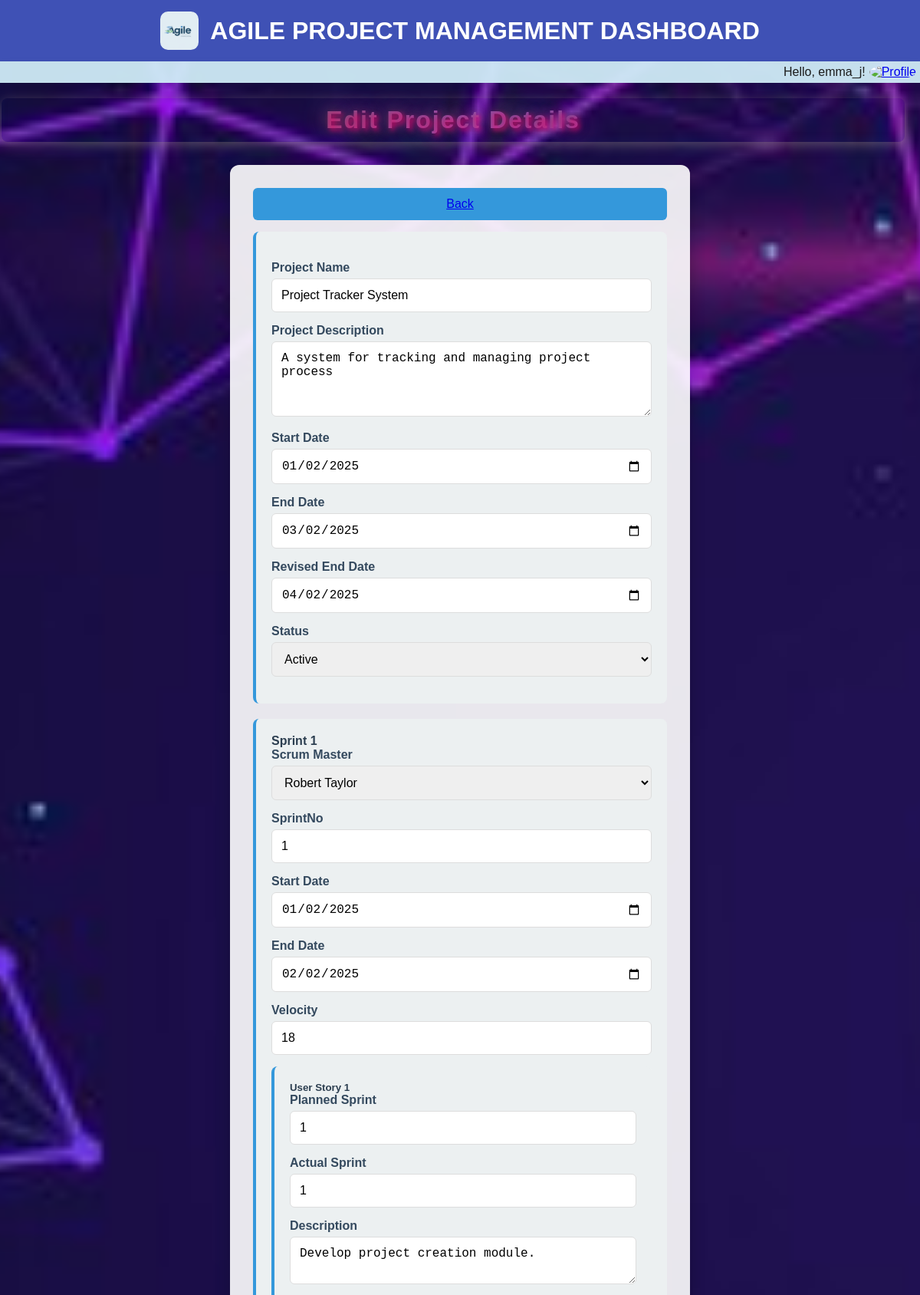
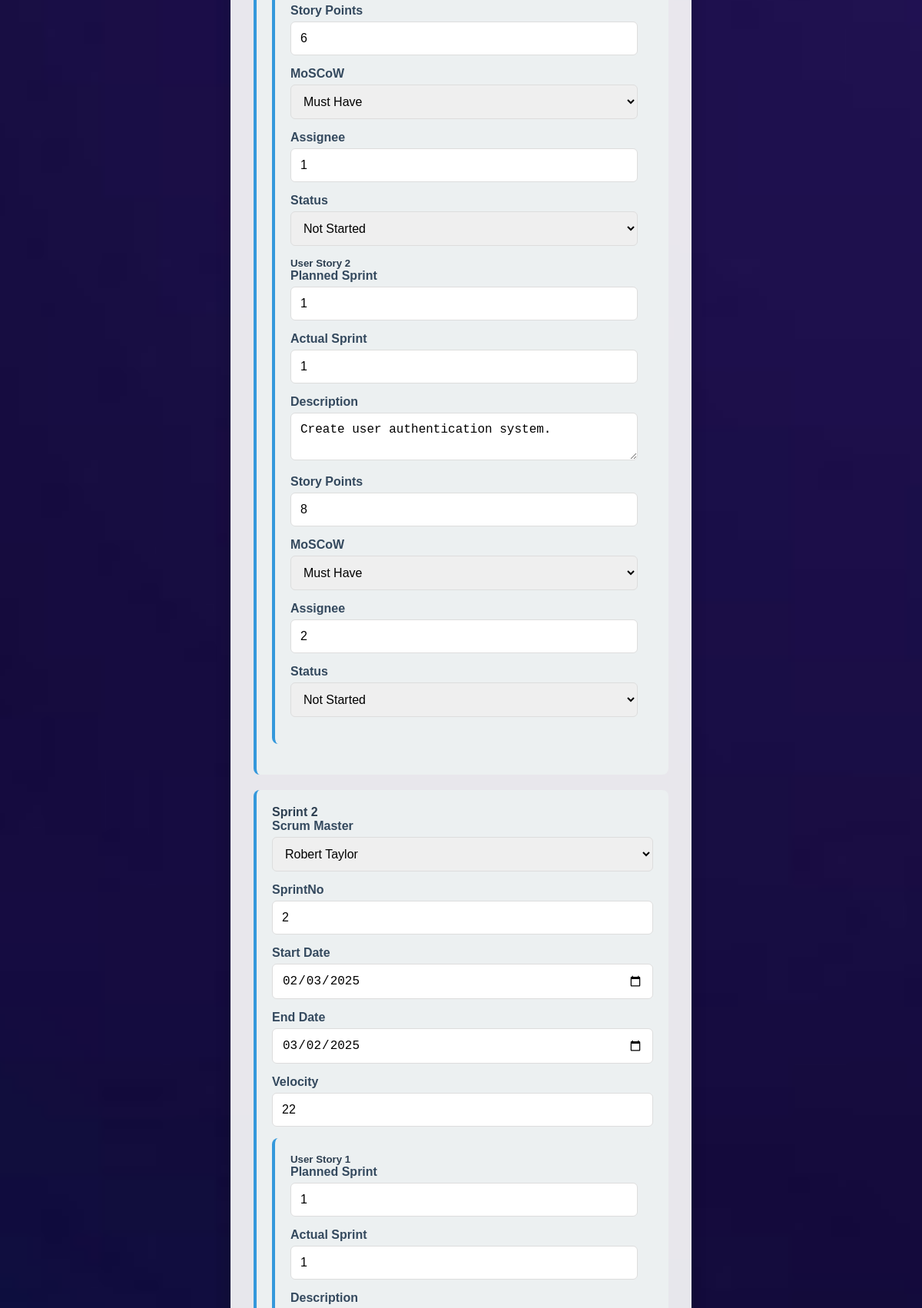
Screenshot of /editproject/1 (signed in, upper part) with the database file from the repository (2 pictures, top to bottom).
### models.py (models this page shows, shortened)
class ProjectDetails(db.Model):
    __tablename__ = 'ProjectDetails'
    ProjectId = db.Column(db.Integer, primary_key=True, autoincrement=True)
    ProductOwnerId = db.Column(db.Integer, db.ForeignKey('ProductOwner.ProductOwnerId'), nullable=False)
    ProjectName = db.Column(db.String(255), nullable=False)
    ProjectDescription = db.Column(db.Text)
    StartDate = db.Column(db.Date, nullable=False)
    EndDate = db.Column(db.Date, nullable=False)
    RevisedEndDate = db.Column(db.Date)
    Status = db.Column(db.String(100), default="Not Started")
    sprints = db.relationship('SprintCalendar', backref='project', lazy=True)
    user_stories = db.relationship('UserStories', backref='project', lazy=True)

class SprintCalendar(db.Model):
    __tablename__ = 'SprintCalendar'
    SprintId = db.Column(db.Integer, primary_key=True, autoincrement=True)
    ProjectId = db.Column(db.Integer, db.ForeignKey('ProjectDetails.ProjectId'), nullable=False)
    ScrumMasterID = db.Column(db.Integer, db.ForeignKey('ScrumMasters.ScrumMasterID'), nullable=True)
    SprintNo = db.Column(db.Integer, nullable=True)
    StartDate = db.Column(db.Date, nullable=False)
    EndDate = db.Column(db.Date, nullable=False)
    Velocity = db.Column(db.Integer, default=0)
    scrum_master = db.relationship('ScrumMasters', backref='sprints')
    user_stories = db.relationship('UserStories', backref='sprint', lazy=True)

class UserStories(db.Model):
    __tablename__ = 'UserStories'
    UserStoryID = db.Column(db.Integer, primary_key=True, autoincrement=True)
    ProjectId = db.Column(db.Integer, db.ForeignKey('ProjectDetails.ProjectId'), nullable=False)
    SprintId = db.Column(db.Integer, db.ForeignKey('SprintCalendar.SprintId'), nullable=True)
    PlannedSprint = db.Column(db.Integer, nullable=False)
    ActualSprint = db.Column(db.Integer, nullable=False)
    Description = db.Column(db.Text, nullable=False)
    StoryPoint = db.Column(db.Integer, nullable=False)
    MOSCOW = db.Column(db.String(50), nullable=False)
    Assignee = db.Column(db.String(255))
    Status = db.Column(db.String(100), default="Not Started")

### main.py (the view, shortened to what this page needs)
@app.route("/editproject/<int:project_id>", methods=["GET", "POST"])
def edit_project(project_id):
    if request.method == "GET":
        try:
            project = ProjectDetails.query.filter_by(ProjectId=project_id).first()
            scrum_masters = get_all_scrum_masters()
            print(scrum_masters)
            if not project:
                return jsonify({"error": "Project not found"}), 404
            project_data = {
                "ProjectId": project.ProjectId,
                "ProductOwnerId": project.ProductOwnerId,
                "ProjectName": project.ProjectName,
                "ProjectDescription": project.ProjectDescription,
                "StartDate": project.StartDate,
                "EndDate": project.EndDate,
                "RevisedEndDate": project.RevisedEndDate,
                'Status':project.Status,
                "sprints": [
                    {
                        "SprintId": sprint.SprintId,
                        "SprintNo": sprint.SprintNo,
                        "ScrumMasterID": sprint.ScrumMasterID,
                        "StartDate": sprint.StartDate,
                        "EndDate": sprint.EndDate,
                        "Velocity": sprint.Velocity,
                        "user_stories": [
                            {
                                "PlannedSprint": story.PlannedSprint,
                                "ActualSprint": story.ActualSprint,
                                "Description": story.Description,
                                "StoryPoint": story.StoryPoint,
                                "MOSCOW": story.MOSCOW,
                                "Assignee": story.Assignee,
                                "Status": story.Status,
                            }
                            for story in sprint.user_stories
                        ],
                    }
                    for sprint in project.sprints
                ],
            }
            print(session['role'],session['uid'])
            return render_template(
                "edit_project.html",
                project=project_data,
                scrum_masters=scrum_masters,
                user_name=session['username'],
                user_role=session['role'],
                user_id=session['uid']
            )
        except Exception as e:
            return jsonify({"error": str(e)}), 500
    return render_template(
        "edit_project.html", project=project, scrum_masters=scrum_masters
    )

### main.py (called while the page is built)
def get_all_scrum_masters():
    scrum_masters = ScrumMasters.query.all()  # Assuming ScrumMaster is your model
    return [{"id": sm.ScrumMasterID, "name": sm.Name} for sm in scrum_masters]

### templates/edit_project.html (shortened to what this page needs)
<!DOCTYPE html>
<html lang="en">
<head>
    <link rel="stylesheet" type="text/css" href="{{ url_for('static', filename='css/edit.css') }}">
</head>
<body>
        <div class="header">
            <img
                  src="{{ url_for('static',filename='images/logo3.jpg') }}"
                  alt="Logo"
                  class="profile-pic"
              />
          <h1>AGILE PROJECT MANAGEMENT DASHBOARD</h1>
        </div>
        <div class="top-bar">
          <div class="greeting">
            <span>Hello, {{ user_name }}!</span>
            <div class="dropdown">
              <a href="{{url_for('auth.login')}}"
                ><img
                  src="{{ url_for('static', filename=current_user.profile_picture) }}"
                  alt="Profile"
                  class="profile-pic"
              /></a>
            </div>
          </div>
        </div>
    <div id="form-container">
        <h1 id="edit">Edit Project Details</h1>
        <form method="POST">
            <button class="back-button"><a href="/projects/{{user_role}}/{{user_id}}">Back</a></button>
            <div class="sprint-section">
                <br/>
                <label for="project_name">Project Name</label>
                <input type="text" id="project_name" name="project_name" value="{{ project['ProjectName'] }}" required>
                <label for="project_description">Project Description</label>
                <textarea id="project_description" name="project_description" rows="4" required>{{ project['ProjectDescription'] }}</textarea>
                <label for="start_date">Start Date</label>
                <input type="date" id="start_date" name="start_date" value="{{ project['StartDate'] }}" required>
                <label for="end_date">End Date</label>
                <input type="date" id="end_date" name="end_date" value="{{ project['EndDate'] }}" required>
                <label for="revised_end_date">Revised End Date</label>
                <input type="date" id="revised_end_date" name="revised_end_date" value="{{ project['RevisedEndDate'] }}" >
                <label for="status">Status</label>
                <select id="status" name="status" required>
                    <option value="active" {% if project['Status'] == 'active' %}selected{% endif %}>Active</option>
                </select>
            </div>
            <div id="sprints-container">
                {% for sprint in project['sprints'] %}
                <div class="sprint-section" id="sprint-{{ loop.index }}">
                    <h4>Sprint {{ loop.index }}</h4>
                    <label for="scrum-master-{{ loop.index }}">Scrum Master</label>
                    <select id="scrum-master-{{ loop.index }}" name="scrum_master_id_{{ loop.index }}" required>
                        {% for scrum_master in scrum_masters %}
                            <option value="{{ scrum_master.id }}"
                                    {% if scrum_master.id == sprint['ScrumMasterID'] %} selected {% endif %}>
                                {{ scrum_master.name }}
                            </option>
                        {% endfor %}
                    </select>
                    <label for="sprintNo-{{ loop.index }}">SprintNo</label>
                    <input type="number" id="sprintNo-{{ loop.index }}" name="sprintNo_{{ loop.index }}" value="{{ sprint['SprintNo'] }}" required>
                    <label for="sprint-start-date-{{ loop.index }}">Start Date</label>
                    <input type="date" id="sprint-start-date-{{ loop.index }}" name="sprint_start_date_{{ loop.index }}" value="{{ sprint['StartDate'] }}" required>
                    <label for="sprint-end-date-{{ loop.index }}">End Date</label>
                    <input type="date" id="sprint-end-date-{{ loop.index }}" name="sprint_end_date_{{ loop.index }}" value="{{ sprint['EndDate'] }}" required>
                    <label for="sprint-velocity-{{ loop.index }}">Velocity</label>
                    <input type="number" id="sprint-velocity-{{ loop.index }}" name="sprint_velocity_{{ loop.index }}" value="{{ sprint['Velocity'] }}" required>
                    <div class="user-story-section">
                        {% for user_story in sprint['user_stories'] %}
                        <h5>User Story {{ loop.index }}</h5>
                        <label for="planned-sprint-{{ loop.index }}-{{ loop.index0 }}">Planned Sprint</label>
                        <input type="number" id="planned-sprint-{{ loop.index }}-{{ loop.index0 }}" name="planned_sprint_{{ loop.index }}_{{ loop.index0 }}" value="{{ user_story['PlannedSprint'] }}" required>
                        <label for="actual-sprint-{{ loop.index }}-{{ loop.index0 }}">Actual Sprint</label>
                        <input type="number" id="actual-sprint-{{ loop.index }}-{{ loop.index0 }}" name="actual_sprint_{{ loop.index }}_{{ loop.index0 }}" value="{{ user_story['ActualSprint'] }}" required>
                        <label for="story-desc-{{ loop.index }}-{{ loop.index0 }}">Description</label>
                        <textarea id="story-desc-{{ loop.index }}-{{ loop.index0 }}" name="story_desc_{{ loop.index }}_{{ loop.index0 }}" required>{{ user_story['Description'] }}</textarea>
                        <label for="story-points-{{ loop.index }}-{{ loop.index0 }}">Story Points</label>
                        <input type="number" id="story-points-{{ loop.index }}-{{ loop.index0 }}" name="story_points_{{ loop.index }}_{{ loop.index0 }}" value="{{ user_story['StoryPoint'] }}" required>
                        <label for="moscow-{{ loop.index }}-{{ loop.index0 }}">MoSCoW</label>
                        <select id="moscow-{{ loop.index }}-{{ loop.index0 }}" name="moscow_{{ loop.index }}_{{ loop.index0 }}" required>
                            <option value="must-have" {% if user_story['MOSCOW'] == 'must-have' %}selected{% endif %}>Must Have</option>
                        </select>
                        <label for="assignee-{{ loop.index }}-{{ loop.index0 }}">Assignee</label>
                        <input type="text" id="assignee-{{ loop.index }}-{{ loop.index0 }}" name="assignee_{{ loop.index }}_{{ loop.index0 }}" value="{{ user_story['Assignee'] }}" required>
                        <label for="status-{{ loop.index }}-{{ loop.index0 }}">Status</label>
                        <select id="status-{{ loop.index }}-{{ loop.index0 }}" name="status_{{ loop.index }}_{{ loop.index0 }}" required>
                            <option value="not-started" {% if user_story['Status'] == 'not-started' %}selected{% endif %}>Not Started</option>
                        </select>
                        {% endfor %}
                    </div>
                </div>
                {% endfor %}
            </div>
        </form>
    </div>
</body>
</html>

### static/css/edit.css (style rules this page uses)
* { margin: 0; padding: 0; box-sizing: border-box; transition: all 0.3s ease; }
body { font-family: 'Roboto Slab', sans-serif; margin: 0; padding: 0; background: url('../images/background.jpg') no-repeat center center fixed; background-size: cover; color: #fff; min-height: 100vh; display: flex; flex-direction: column; }
.header { display: flex; align-items: center; justify-content: center; background-color: #3f51b5; color: white; padding: 15px; text-align: center; box-shadow: 0 2px 5px rgba(0, 0, 0, 0.1); }
.header img { height: 50px; margin-right: 15px; border-radius: 10px; }
.header h1 { font-size: 2rem; font-weight: 600; margin: 0; text-shadow: none; }
.top-bar { display: flex; justify-content: space-between; align-items: center; padding: 5px; background-color: #d1edf8f0; box-shadow: 0 5px 15px rgba(0, 0, 0, 0.05); }
#edit { font-size: 2rem; margin: 20px; margin-left: 2px; text-align: center; background: linear-gradient(90deg, #973008, #9b59b6, #5a3f96); background-clip: text; -webkit-background-clip: text; color: transparent; font-family: 'Poppins', sans-serif; font-weight: 800; letter-spacing: 2px; text-shadow: 3px 3px 6px rgba(255, 0, 111, 0.7), 0 0 15px rgba(89, 57, 76, 0.9), 0 0 30px rgba(155, 89, 182, 1.2); padding: 10px; border-radius: 8px; box-shadow: 0 4px 15px rgba(148, 136, 136, 0.5), inset 0 -5px 10px rgba(27, 51, 144, 0.1); }
.greeting { display: flex; align-items: center; gap: 5px; margin-left: auto; }
.greeting span { font-size: 1rem; color: #1c1c1c; }
.greeting img { width: 40px; height: 40px; border-radius: 50%; cursor: pointer; }
.dropdown { position: relative; }
form { background-color: rgba(255, 255, 255, 0.9); padding: 30px; border-radius: 12px; max-width: 600px; width: 100%; box-shadow: 0 8px 20px rgba(0, 0, 0, 0.2); color: #333; margin: 30px auto; }
label { font-size: 1rem; font-weight: bold; margin-bottom: 5px; display: block; color: #34495e; }
input, textarea, select, button { width: 100%; margin-bottom: 15px; padding: 12px; font-size: 16px; border: 1px solid #ddd; border-radius: 6px; box-sizing: border-box; transition: all 0.3s ease; }
button { background-color: #3498db; color: white; border: none; cursor: pointer; }
.sprint-section, .user-story-section { background-color: #ecf0f1; padding: 20px; margin-bottom: 20px; border-radius: 8px; border-left: 4px solid #3498db; color: #2c3e50; }
h1 { font-size: 2rem; margin-bottom: 20px; text-shadow: 2px 2px 4px rgba(0, 0, 0, 0.7); text-align: center; }

### rows the page displays
ProjectDetails: project_name "Project Tracker System", project_description "A system for tracking and managing project process", start_date "01/02/2025", end_date "03/02/2025", revised_end_date "04/02/2025", status "Active"
SprintCalendar: StartDate "01/02/2025", EndDate "02/02/2025"
UserStories: Description "Develop project creation module.", StoryPoint "6", MOSCOW "Must Have", Status "Not Started"
UserStories: Description "Create user authentication system.", StoryPoint "8", MOSCOW "Must Have", Status "Not Started"
SprintCalendar: StartDate "02/03/2025", EndDate "03/02/2025"

### other values shown
{{ user_name }} "emma_j"
form field value "Robert Taylor"
